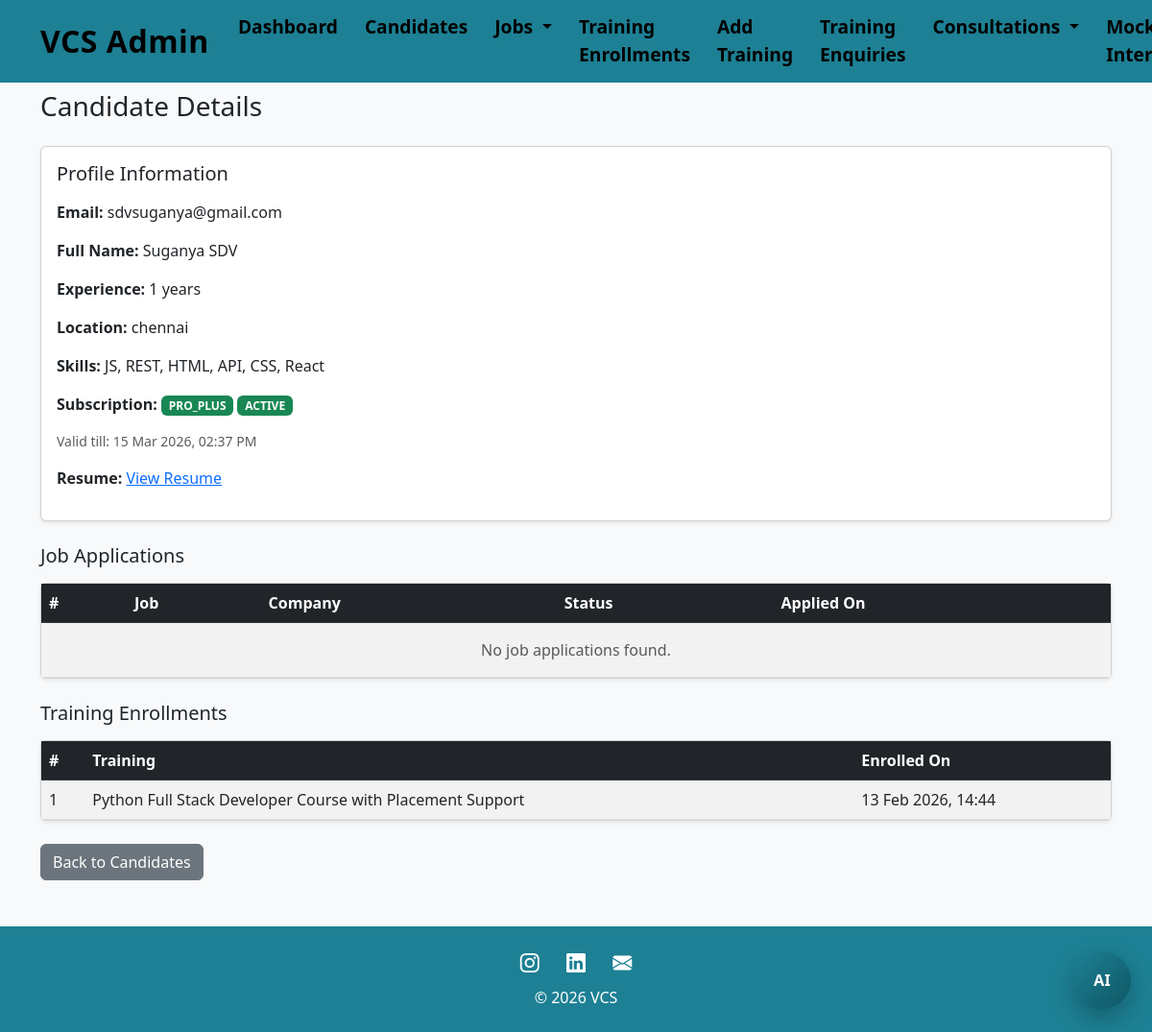
Before: /auth/admin-panel/candidates/38/ (signed in) with the older database file.
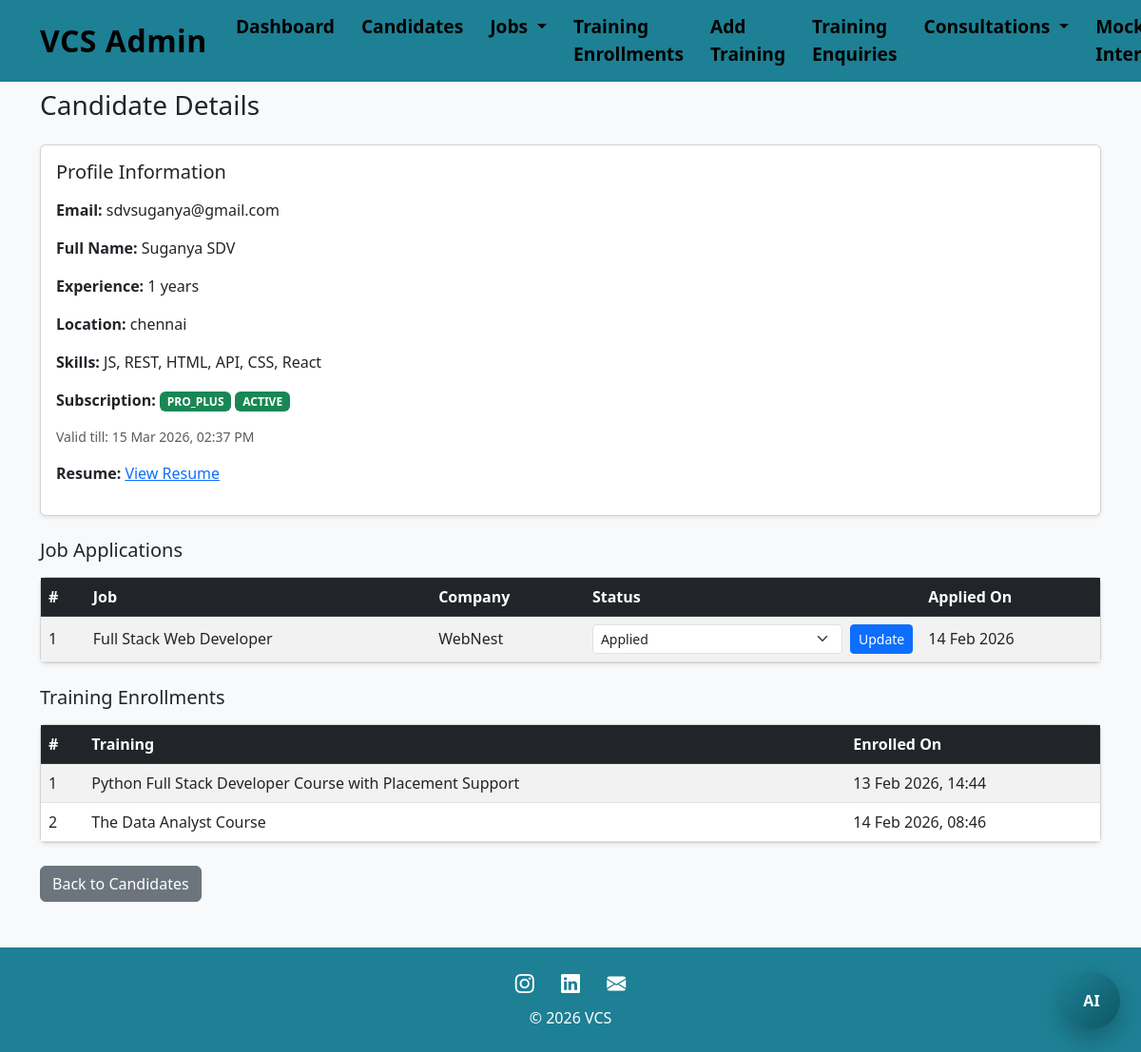
After: the same page with the newer database file.
### core/models.py (models this page shows, shortened)
class Enrollment(models.Model):
    user = models.ForeignKey(User, on_delete=models.CASCADE)
    training = models.ForeignKey(Training, on_delete=models.CASCADE)
    enrolled_at = models.DateTimeField(auto_now_add=True)
    mentor_name = models.CharField(max_length=150, blank=True)
    mentor_email = models.EmailField(blank=True)
    course_timing = models.CharField(max_length=150, blank=True)
    training_link = models.URLField(blank=True)
    certificate = models.FileField(
        upload_to="certificates/",
        blank=True,
        null=True
    )
    is_completed = models.BooleanField(default=False)
    class Meta:
        unique_together = ("user", "training")

class Training(models.Model):
    title = models.CharField(max_length=200)
    description = models.TextField()
    duration = models.CharField(max_length=100)
    fee = models.DecimalField(max_digits=8, decimal_places=2)
    image = models.ImageField(
        upload_to="training_images/",
        blank=True,
        null=True
    )
    is_active = models.BooleanField(default=True)
    created_at = models.DateTimeField(auto_now_add=True)

### jobs/models.py (models this page shows, shortened)
class JobApplication(models.Model):
    STATUS_CHOICES = [
        ("APPLIED", "Applied"),
        ("IN_REVIEW", "In Review"),
        ("INTERVIEW", "Interview"),
        ("CLOSED", "Closed"),
    ]
    user = models.ForeignKey(
        settings.AUTH_USER_MODEL,
        on_delete=models.CASCADE,
        related_name="job_applications"
    )
    job = models.ForeignKey(
        Job,
        on_delete=models.CASCADE,
        related_name="applications"
    )
    status = models.CharField(
        max_length=20,
        choices=STATUS_CHOICES,
        default="APPLIED"
    )
    applied_at = models.DateTimeField(auto_now_add=True)
    class Meta:
        unique_together = ("user", "job")
        ordering = ["-applied_at"]

class Job(models.Model):
    JOB_TYPE_CHOICES = [
        ('FT', 'Full-time'),
        ('IN', 'Internship'),
        ('CT', 'Contract'),
    ]
    STATUS_CHOICES = [
        ('PENDING', 'Pending Approval'),
        ('PUBLISHED', 'Published'),
        ('REJECTED', 'Rejected'),
    ]
    VISIBILITY_CHOICES = [
        ('FREE', 'Free'),
        ('PRO', 'Pro'),
        ('PROPLUS', 'ProPLUS'),
    ]
    title = models.CharField(max_length=200)
    company_name = models.CharField(max_length=200)
    location = models.CharField(max_length=100)
    experience_min = models.PositiveIntegerField()
    experience_max = models.PositiveIntegerField()
    visibility = models.CharField(
        max_length=10,
        choices=VISIBILITY_CHOICES,
        default='FREE'
    )
    job_type = models.CharField(
        max_length=2,
        choices=JOB_TYPE_CHOICES
    )
    description = models.TextField()
    skills = models.CharField(max_length=255)
    deadline = models.DateField()
    tag_fresher = models.BooleanField(default=False)
    status = models.CharField(
        max_length=10,
        choices=STATUS_CHOICES,
        default='PENDING'
    )
    created_by = models.ForeignKey(
        settings.AUTH_USER_MODEL,
        on_delete=models.CASCADE,
        related_name="jobs_created"
    )
    created_at = models.DateTimeField(auto_now_add=True)
    class Meta:
        ordering = ["-created_at"]

### accounts/decorators.py (the view)
    def wrapper(request, *args, **kwargs):
        if not request.user.is_authenticated:
            return redirect("login")
        if not request.user.is_staff:
            messages.error(request, "Access denied.")
            return redirect("dashboard")
        return view_func(request, *args, **kwargs)

### accounts/views.py (called while the page is built)
@staff_required
def candidate_detail(request, user_id):
    candidate = get_object_or_404(User, id=user_id, is_staff=False)
    applications = JobApplication.objects.filter(user=candidate)
    enrollments = Enrollment.objects.filter(user=candidate).select_related("training")
    return render(
        request,
        "accounts/candidate_detail.html",
        {
            "candidate": candidate,
            "applications": applications,
            "enrollments": enrollments,
        }
    )

### accounts/templates/accounts/candidate_detail.html (shortened to what this page needs)
{% extends "accounts/base.html" %} {% block content %}
<h3 class="mb-4">Candidate Details</h3>
<div class="card shadow-sm mb-4">
  <div class="card-body">
    <h5 class="mb-3">Profile Information</h5>
    <p><strong>Email:</strong> {{ candidate.email }}</p>
    <p>
      <strong>Full Name:</strong> {{ candidate.profile.full_name|default:"—" }}
    </p>
    <p>
      <strong>Experience:</strong>
      {{ candidate.profile.experience }} years
    </p>
    <p>
      <strong>Location:</strong> {{ candidate.profile.location|default:"—" }}
    </p>
    <p><strong>Skills:</strong> {{ candidate.profile.skills|default:"—" }}</p>
    <p>
      <strong>Subscription:</strong>
      <span
        class="badge {% if candidate.plan == 'FREE' %}bg-secondary {% elif candidate.plan == 'PRO' %}bg-info {% elif candidate.plan == 'PRO_PLUS' %}bg-success {% endif %}"
      >
        {{ candidate.plan }}
      </span>
      <span
        class="badge {% if candidate.plan_status == 'ACTIVE' %}bg-success {% elif candidate.plan_status == 'EXPIRED' %}bg-danger {% else %}bg-warning text-dark {% endif %}"
      >
        {{ candidate.plan_status }}
      </span>
    </p>
    {% if candidate.plan != 'FREE' and candidate.plan_end %}
    <p class="text-muted small">
      Valid till: {{ candidate.plan_end|date:"d M Y, h:i A" }}
    </p>
    {% endif %} {% if candidate.profile.resume %}
    <p>
      <strong>Resume:</strong>
      <a href="{{ candidate.profile.resume.url }}" target="_blank">
        View Resume
      </a>
    </p>
    {% endif %}
  </div>
</div>
<h5 class="mb-3">Job Applications</h5>
<div class="card shadow-sm mb-4">
  <div class="card-body p-0">
    <table class="table table-striped mb-0 align-middle">
      <thead class="table-dark">
        <tr>
          <th>#</th>
          <th>Job</th>
          <th>Company</th>
          <th>Status</th>
          <th>Applied On</th>
        </tr>
      </thead>
      <tbody>
        {% for app in applications %}
        <tr>
          <td>{{ forloop.counter }}</td>
          <td>{{ app.job.title }}</td>
          <td>{{ app.job.company_name }}</td>
          <td>
            <form
              method="post"
              action="{% url 'update_application_status' app.id %}"
              class="d-flex gap-2 align-items-center"
            >
              <select name="status" class="form-select form-select-sm">
                {% for key, label in app.STATUS_CHOICES %}
                  <option value="{{ key }}" {% if app.status == key %}selected{% endif %}>
                    {{ label }}
                  </option>
                {% endfor %}
              </select>
              <button type="submit" class="btn btn-sm btn-primary">
                Update
              </button>
            </form>
          </td>
          <td>{{ app.applied_at|date:"d M Y" }}</td>
        </tr>
        {% empty %}
        <tr>
          <td colspan="5" class="text-center py-3 text-muted">
            No job applications found.
          </td>
        </tr>
        {% endfor %}
      </tbody>
    </table>
  </div>
</div>
<h5 class="mb-3">Training Enrollments</h5>
<div class="card shadow-sm mb-4">
  <div class="card-body p-0">
    <table class="table table-striped mb-0 align-middle">
      <thead class="table-dark">
        <tr>
          <th>#</th>
          <th>Training</th>
          <th>Enrolled On</th>
        </tr>
      </thead>
      <tbody>
        {% for e in enrollments %}
        <tr>
          <td>{{ forloop.counter }}</td>
          <td>{{ e.training.title }}</td>
          <td>{{ e.enrolled_at|date:"d M Y, H:i" }}</td>
        </tr>
        {% empty %}
        <tr>
          <td colspan="3" class="text-center py-3 text-muted">
            No training enrollments.
          </td>
        </tr>
        {% endfor %}
      </tbody>
    </table>
  </div>
</div>
<a href="{% url 'candidate_list' %}" class="btn btn-secondary">
  Back to Candidates
</a>
{% endblock %}

Changed rows visible on the page:
added JobApplication: job "Full Stack Web Developer", job.company_name "WebNest", status "Applied", applied_at "14 Feb 2026"
added Enrollment: training "The Data Analyst Course", enrolled_at "14 Feb 2026, 08:46"
Other visible differences:
text no longer shown: "No job applications found."
